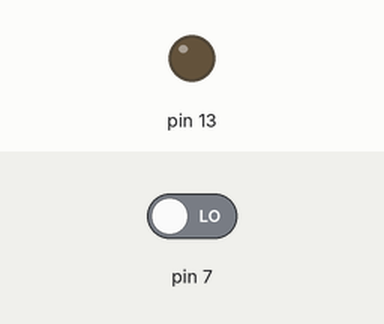
Bench run of a sketch on a simulated Arduino Uno, built with avr-gcc and run on an emulated ATmega328P. Shown: output pins drawn as LEDs (lit = HIGH). Inputs (shaded band) come from the test bench; at power-on: pin 7 LOW.

Above: at 1.2 s.
1.3 s: pin 7 driven HIGH
At 1.9 s:
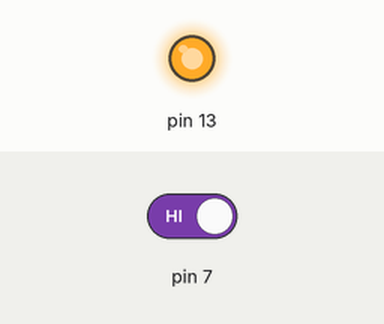
2.8 s: pin 7 driven LOW
At 4.2 s:
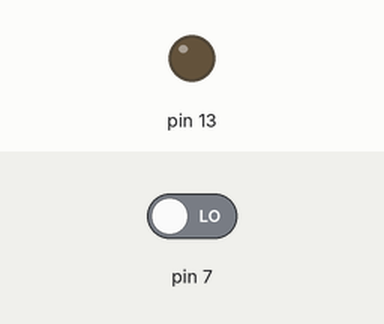
Timing chart, 0 to 5.8 s (numbered marks = the images above; inputs shaded):
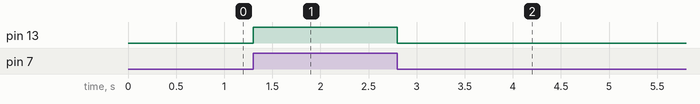

The sketch:

autolight.ino
```cpp
void setup() {
  // put your setup code here, to run once:
  pinMode(13,OUTPUT);
  pinMode(7,INPUT);

}

void loop() {
  // put your main code here, to run repeatedly:
  if(digitalRead(7)==HIGH){
    digitalWrite(13,HIGH);
  }
  else
  digitalWrite(13,LOW);
}
```

Measured:
- after the input at 1.3 s, pin 13: LOW → HIGH at once
- after the input at 2.8 s, pin 13: HIGH → LOW at once
